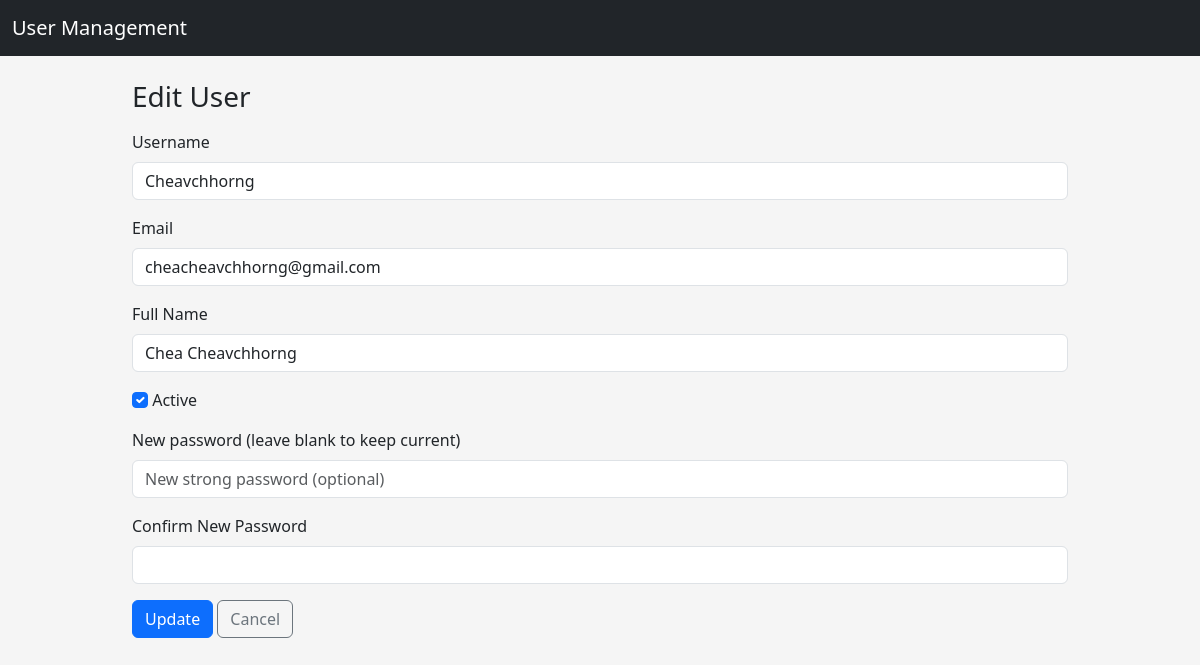
Before: /users/1/edit with the older database file.
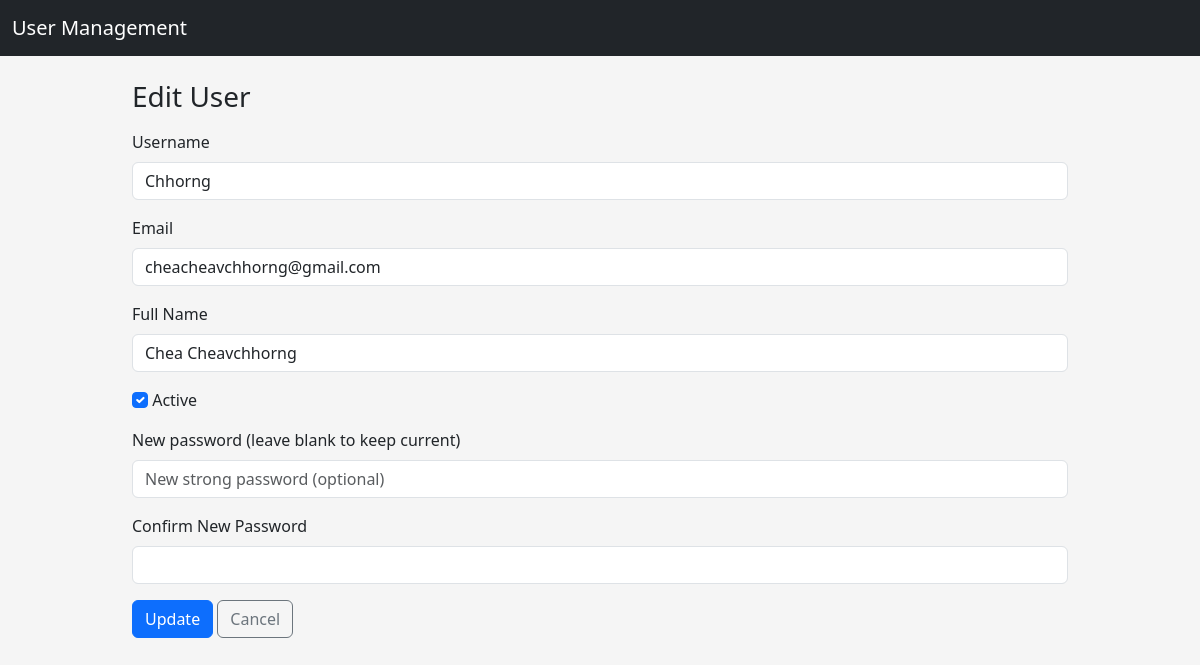
After: the same page with the newer database file.
### app/models/user.py (models this page shows, shortened)
class User(db.Model):
    __tablename__ = "users"
    id = db.Column(db.Integer, primary_key=True)
    username = db.Column(db.String(80), unique=True, nullable=False)
    email = db.Column(db.String(120), unique=True, nullable=False)
    full_name = db.Column(db.String(120), nullable=False)
    is_active = db.Column(db.Boolean, default=True, nullable=False)
    passwork_hash = db.Column(db.String(255), nullable=False)
    created_at = db.Column(db.DateTime, default=datetime.utcnow, nullable=False)
    updated_at = db.Column(
        db.DateTime, default=datetime.utcnow, onupdate=datetime.utcnow, nullable=False
    )

### app/routes/user_routes.py (the view, shortened to what this page needs)
@user_bp.route("/<int:user_id>/edit", methods=["GET", "POST"])
def edit(user_id: int):
    user = UserService.get_by_id(user_id)
    if user is None:
        abort(404)
    form = UserEditForm(original_user=user, obj=user)
    return render_template("users/edit.html", form=form, user=user)

### app/forms/user_forms.py (shortened to what this page needs)
class UserEditForm(FlaskForm):
    username = StringField(
        "Username",
        validators=[DataRequired(), Length(min=3, max=80)],
    )
    email = StringField(
        "Email",
        validators=[DataRequired(), Email(), Length(max=120)],
    )
    full_name = StringField(
        "Full Name",
        validators=[DataRequired(), Length(min=3, max=120)],
    )
    is_active = BooleanField("Active")
    password = PasswordField(
        "New password (leave blank to keep current)",
        validators=[strong_password],
        render_kw={"placeholder": "New strong password (optional)"},
    )
    confirm_password = PasswordField(
        "Confirm New Password",
        validators=[EqualTo("password", message="Passwords must match.")],
    )
    submit = SubmitField("Update")
    def __init__(self, original_user: User, *args, **kwargs):
        super().__init__(*args, **kwargs)
        self.original_user = original_user

### app/services/user_service.py (called while the page is built)
    @staticmethod
    def get_by_id(user_id: int) -> Optional[User]:
        return User.query.get(user_id)

### app/templates/users/edit.html (shortened to what this page needs)
{% extends "layouts/base.html" %}
{% block content %}
<h1 class="h3 mb-3">Edit User</h1>
<form method="post" novalidate>
    {% include "users/_form.html" %}
</form>
{% endblock %}

### app/templates/users/_form.html (shortened to what this page needs)
<div class="mb-3">
    {{ form.username.label(class="form-label")}}
    {{ form.username(class="form-control")}}
</div>
<div class="mb-3">
    {{ form.email.label(class="form-label")}}
    {{ form.email(class="form-control")}}
</div>
<div class="mb-3">
    {{ form.full_name.label(class="form-label")}}
    {{ form.full_name(class="form-control")}}
</div>
<div class="mb-3">
    {{ form.is_active(class="form-check-input") }}
    {{ form.is_active.label(class="form-check-label")}}
</div>
<div class="mb-3">
    {{ form.password.label(class="form-label")}}
    {{ form.password(class="form-control")}}
</div>
<div class="mb-3">
    {{ form.confirm_password.label(class="form-label")}}
    {{ form.confirm_password(class="form-control")}}
</div>
<div class="mb-4">
    {{ form.submit(class="btn btn-primary") }}
    <a href="{{ url_for('users.index') }}" class="btn btn-outline-secondary">
        Cancel
    </a>
</div>

Changed rows visible on the page:
changed User "cheacheavchhorng@gmail.com": username "Cheavchhorng" → "Chhorng"
